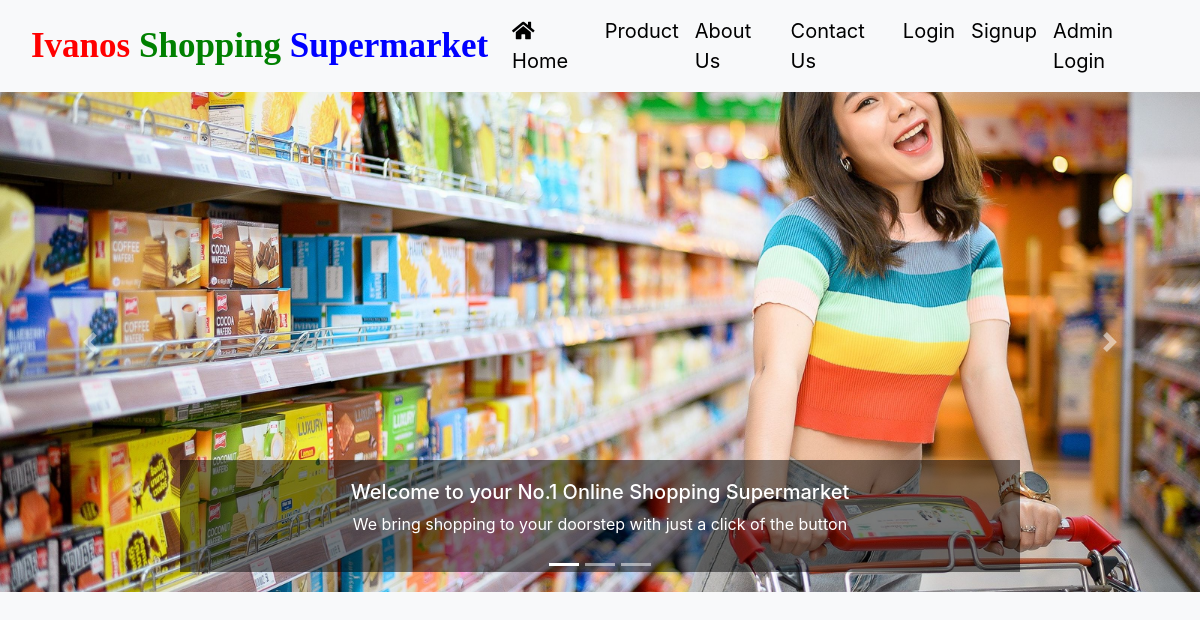
The page / on the database its author committed.
### groceryapp/models.py (models this page shows, shortened)
class Carousel(models.Model):
    title = models.CharField(max_length=200, null=True, blank=True)
    description = models.TextField(null=True, blank=True)
    image = models.FileField(null=True, blank=True)

### groceryapp/views.py (the view)
# urls.py: path('', home, name="home"),
def home(request):
    data = Carousel.objects.all()
    dic = {'data': data}
    return render(request, 'index.html', dic)

### groceryapp/templates/index.html (shortened to what this page needs)
{% include 'navigation.html' %}
{% load static %}
{% block body %}
<div id="carouselExampleIndicators" class="carousel slide" data-ride="carousel">
  <ol class="carousel-indicators">
    <li data-target="#carouselExampleIndicators" data-slide-to="0" class="active"></li>
    <li data-target="#carouselExampleIndicators" data-slide-to="1"></li>
    <li data-target="#carouselExampleIndicators" data-slide-to="2"></li>
  </ol>
  <div class="carousel-inner">
    {% for i in data %}
        <div class="carousel-item {% if forloop.counter == 1 %}active{% endif %}">
          <img class="d-block w-100" src="{{i.image.url}}" alt="{{i.title}}">
          <div class="carousel-caption d-none d-md-block">
            <h5>{{i.title}}</h5>
            <p>{{i.description}}</p>
          </div>
        </div>
    {% endfor %}
  </div>
  <a class="carousel-control-prev" href="#carouselExampleIndicators" role="button" data-slide="prev">
    <span class="carousel-control-prev-icon" aria-hidden="true"></span>
  </a>
  <a class="carousel-control-next" href="#carouselExampleIndicators" role="button" data-slide="next">
    <span class="carousel-control-next-icon" aria-hidden="true"></span>
  </a>
</div>
{% endblock %}

### groceryapp/static/css/mystyle.css (style rules this page uses)
html { scroll-behavior:smooth; }
img { max-width: 100%; height: auto; display: block; margin: 0 auto; object-fit: cover; width: 100%; }
body { background: #f8f9fa; }

### groceryapp/templates/index.html (style rules this page uses)
img { height:500px; }
.carousel-caption { background-color: rgba(0,0,0,0.5); }

### rows shown on the page
Carousel: image (picture), title "Welcome to your No.1 Online Shopping Supermarket", description "We bring shopping to your doorstep with just a click of the button"
